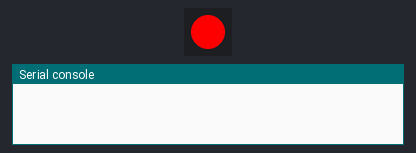
Bench run of a program on a simulated Pycom board running MicroPython. Parts: 1 RGB LEDs in strip order, left to right, the last lines printed to the serial console. Random numbers come from a fixed seed; no radio messages arrive unless stated (any console line starting 'radio sent:' is added by the test bench); the interpreter's speed is modelled, so counts of loop turns are approximate; the LoRaWAN join succeeds after 3 s and a send takes 0.1 s.

Above: at 2.51 s.
At 5.6 s:
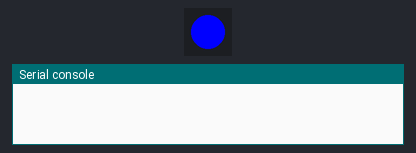
At 24.1 s:
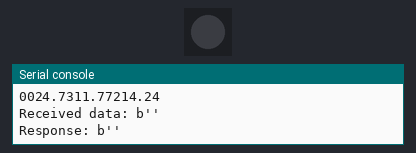
At 95.82 s:
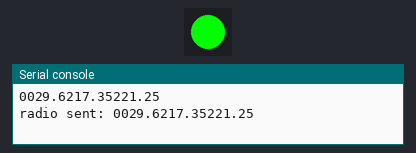
Timing chart, 0 to 97.4 s (numbered marks = the images above):
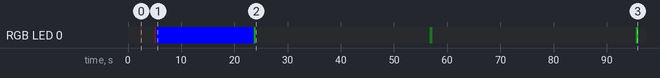

The program:

main_rnd_lora.py
```python
import lora
import time
import uos
from config import dev_eui, app_eui, app_key

# Connect to LoRaWAN
n = lora.LORA()
n.connect(dev_eui, app_eui, app_key)

# Will give a random number between start and end,
# works within 0-99, may perform bad for small numbers.
def rand_uniform(start, end):
    while True:
        bnum = uos.urandom(2)
        num = int(bnum[0]) + int(bnum[1])
        if((num > start) and (num < end)):
            return num

# Starting values
count = 0
temp = 20
speed = 10
direction = 210

while True:

    # Randomly increase or decrease variables by up to five
    if int(uos.urandom(1)[0]) > 5:
        temp += int(rand_uniform(0,5))
    else:
        temp -= int(rand_uniform(0,5))

    if int(uos.urandom(1)[0]) > 5:
        speed += int(rand_uniform(0,5))
    else:
        speed -= int(rand_uniform(0,5))

    if int(uos.urandom(1)[0]) > 5:
        direction += int(rand_uniform(0,5))
    else:
        direction -= int(rand_uniform(0,5))

    if temp < -50 or temp > 80:
        temp = 20
    if speed < 0 or speed > 80:
        speed = 10
    if direction < 0 or direction > 360:
        direction = 210

    # Create string variables for easier string manipulation
    tempstr = str(temp)
    speedstr = str(speed)
    dirstr = str(direction)

    # Modify temperature string
    if int(temp) < 10:
        tempstr = "0" + tempstr
    if temp < 0:
        tempstr = "0" + tempstr + "." + str(rand_uniform(0,99))
    else:
        tempstr = "0" + tempstr + "." + str(rand_uniform(0,99))

    # Modify speed string
    if speed < 10:
        speedstr = "0" + speedstr + "." + str(rand_uniform(0,99))
    else:
        speedstr = speedstr + "." + str(rand_uniform(0,99))

    # Modify direction string
    if direction < 100:
        dirstr = "0" + dirstr + "." + str(rand_uniform(0,99))
    else:
        dirstr = dirstr + "." + str(rand_uniform(0,99))

    data = "0" + tempstr + speedstr + dirstr
    print("Send data: " +  tempstr + " Celsius, " + speedstr + " m/s, " + dirstr +" degrees batch_nr: ")
    print(data)

    # Send payload with 0 for all sensors enabled
    response = n.send(data)
    print("Response:",  response)

    count = count + 1
    time.sleep(30)
```

lora.py
```python
import socket
from binascii import unhexlify
from network import LoRa
from wrapper import LED

class LORA(object):
  'Wrapper class for LoRa'

  # LoRa and socket instances
  lora = None
  s = None

  def connect(self, dev_eui, app_eui, app_key):
    """
    Connect device to LoRa.
    Set the socket and lora instances.
    """

    dev_eui = unhexlify(dev_eui)
    app_eui = unhexlify(app_eui)
    app_key = unhexlify(app_key)

    # Disable blue blinking and turn LED off
    LED.heartbeat(False)
    LED.off()

    # Initialize LoRa in LORAWAN mode
    self.lora = LoRa(mode = LoRa.LORAWAN)

    # Join a network using OTAA (Over the Air Activation)
    self.lora.join(activation = LoRa.OTAA, auth = (dev_eui, app_eui, app_key), timeout = 0)

    # Wait until the module has joined the network
    count = 0
    while not self.lora.has_joined():
      LED.blink(1, 2.5, 0xff0000)
      # print("Trying to join: " ,  count)
      count = count + 1

    # Create a LoRa socket
    LED.blink(2, 0.1)
    self.s = socket.socket(socket.AF_LORA, socket.SOCK_RAW)

    # Set the LoRaWAN data rate
    self.s.setsockopt(socket.SOL_LORA, socket.SO_DR, 5)

    # Make the socket non-blocking
    self.s.setblocking(False)

    # print ("Joined! ",  count)
    # print("Create LoRaWAN socket")

    # Create a raw LoRa socket
    self.s = socket.socket(socket.AF_LORA, socket.SOCK_RAW)
    self.s.setblocking(False)

  def send(self, data):
    """
    Send data over the network.
    """

    try:
      self.s.send(data)
      LED.blink(2, 0.1, 0x00ff00)
      print("Sending data:")
      print(data)
    except OSError as e:
      if e.errno == 11:
        print("Caught exception while sending")
        print("errno: ", e.errno)

    LED.off()
    data = self.s.recv(64)
    print("Received data:", data)

    return data
```

config.py
```python
# OTAA authentication parameters
dev_eui = ""
app_eui = ""
app_key = ""
```

wrapper.py
```python
from pycom import heartbeat, rgbled
from time import sleep

class LED(object):
    'Wrapper class for controlling the LED'

    def heartbeat(state):
        heartbeat(state)

    def on():
        rgbled(0x00FF00)

    def off():
        rgbled(0x000000)

    def blink(n = 0, d = 0.5, c = 0x0000ff):
        """
        Blink the LED.
        n = number of times to blink
        d = duration of the light
        c = color
        """
        for x in range(n):
            rgbled(0x000000)
            sleep(d)
            rgbled(c)
            sleep(0.1)
```

Measured:
- by itself, RGB LED 0: off → RGB(255, 0, 0) at 2.5 s, → off 0.10 s later, → RGB(255, 0, 0) 2.5 s later, → off 0.10 s later, … (20 changes in this stretch)
